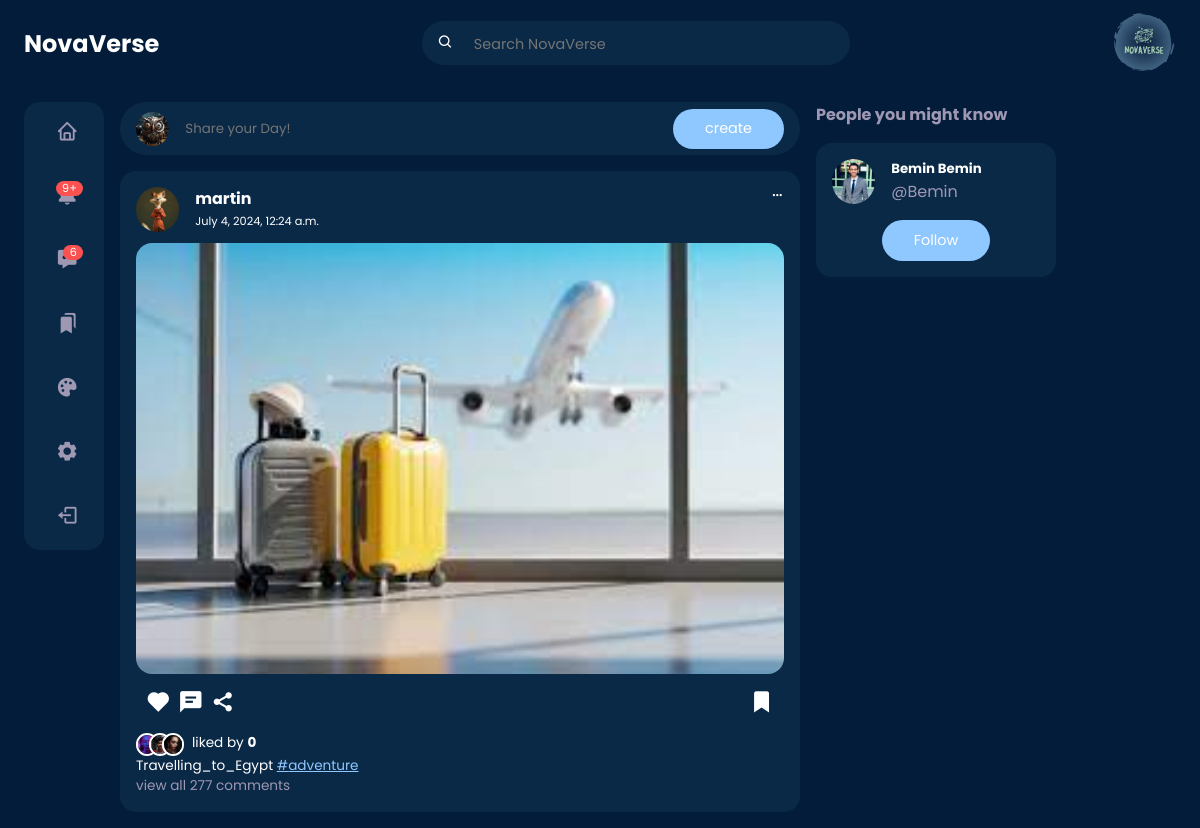
The app's page / (signed in), older data.
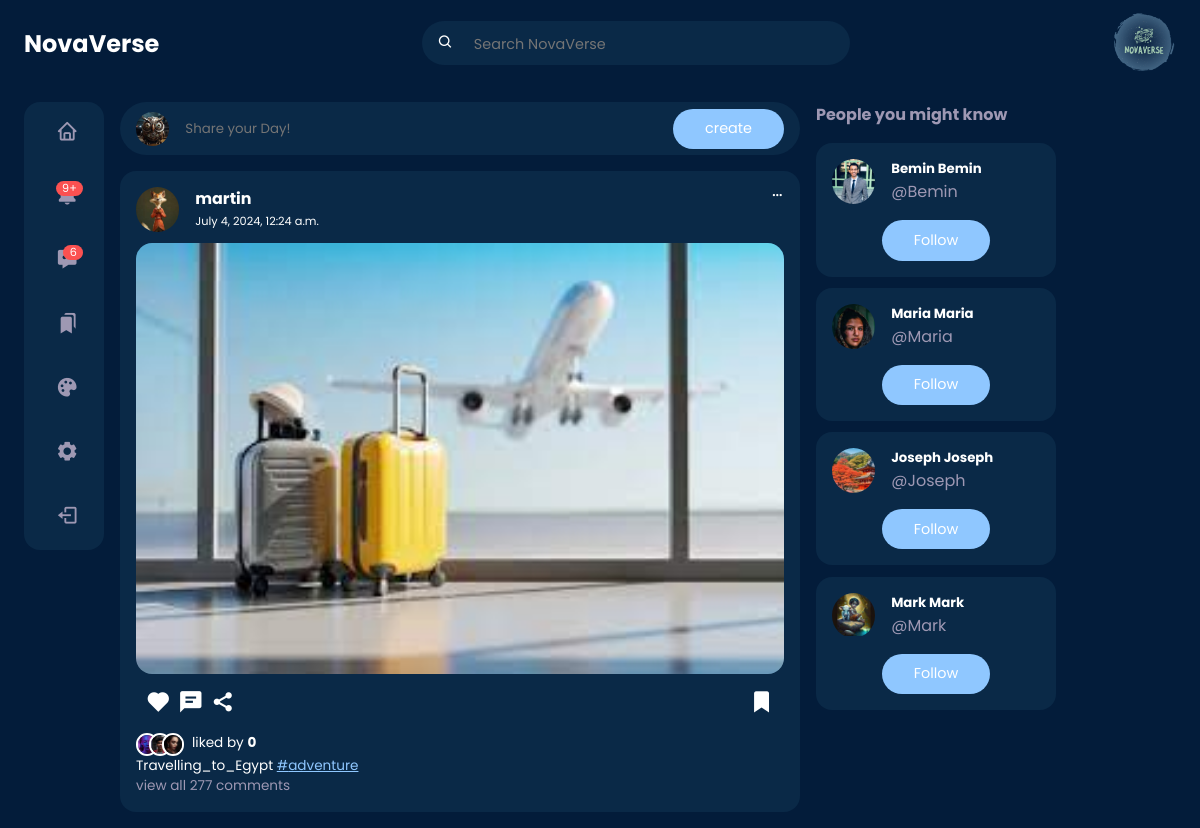
The same page, newer data.
### userauth/models.py (models this page shows, shortened)
class Profile(models.Model):
    user = models.OneToOneField(User, on_delete=models.CASCADE)
    first_name = models.CharField(max_length=100, null=True, blank=True)
    last_name = models.CharField(max_length=100, null=True, blank=True)
    location = models.CharField(max_length=100, null=True, blank=True)
    url = models.URLField(max_length=1000, null=True, blank=True)
    bio = models.TextField(max_length=200, null=True, blank=True)
    created = models.DateField(auto_now_add=True)
    picture = models.ImageField(
        upload_to=user_directory_path,
        null=True,
        blank=True,
        verbose_name="profile-Picture",
    )
    favourite = models.ManyToManyField(Post)

### post/models.py (models this page shows, shortened)
class Post(models.Model):
    id = models.UUIDField(primary_key=True, default=uuid.uuid4, editable=False)
    picture = models.ImageField(
        upload_to=user_directory_path, verbose_name="Picture", null=True
    )
    caption = models.CharField(max_length=10000, verbose_name="Caption")
    posted = models.DateTimeField(auto_now_add=True)
    tags = models.ManyToManyField(Tag, related_name="tags")
    user = models.ForeignKey(User, on_delete=models.CASCADE)
    likes = models.IntegerField(default=0)

class Tag(models.Model):
    title = models.CharField(max_length=100, verbose_name="Tag")
    slug = models.SlugField(null=False, unique=True, default=uuid.uuid1)
    class Meta:
        verbose_name = "Tag"
        verbose_name_plural = "Tags"

### post/views.py (the view)
# urls.py: 2. Add a URL to urlpatterns:  path('', views.home, name='home')
def home(request):
    user = request.user
    posts = Stream.objects.filter(user=user)
    group_ids = [post.post_id for post in posts]
    post_items = Post.objects.filter(id__in=group_ids).all().order_by("-posted")
    profile = Profile.objects.get(user=user)
    posts_with_profile = []
    for post in post_items:
        post_user_profile = Profile.objects.get(user=post.user)
        post_data = {
            "post": post,
            "user_profile": post_user_profile,
        }
        posts_with_profile.append(post_data)
    all_users = User.objects.exclude(id=user.id)
    followed_users = Follow.objects.filter(follower=user).values_list(
        "following", flat=True
    )
    unfollowed_users = all_users.exclude(id__in=followed_users)
    unfollowed_users_profiles = Profile.objects.filter(user__in=unfollowed_users)
    context = {
        "posts_with_profile": posts_with_profile,
        "profile": profile,
        "unfollowed_users_profiles": unfollowed_users_profiles,
    }
    return render(request, "home.html", context)

### templates/home.html (shortened to what this page needs)
{% load static %}
<!DOCTYPE html>
<html lang="en">
<head>
	<link rel="stylesheet" href="{% static 'style/home.css' %}">
	<link href='https://unpkg.com/boxicons@2.1.4/css/boxicons.min.css' rel='stylesheet'>
</head>
<body>
	{% include "nav.html" %}
	<main>
		<div class="container">
			<div class="left">
				{% include 'sidebar.html' %}
			</div>
			<div class="middle">
				<div class="create-post">
					<div class="profile-photo">
						<img src="{{profile.picture.url}}">
					</div>
					<input type="text" placeholder="Share your Day!" id="create-post" readonly>
					<a href="{% url 'new-post' %}"><input type="submit" class="btn btn-primary" value="create"></a>
				</div>
				<div class="feeds">
					{% for item in posts_with_profile %}
					<div class="feed">
						<div class="head">
							<div class="user">
								<div class="profile-photo">
									<img src="{{ item.user_profile.picture }}">
								</div>
								<div class="info">
									<a href="{% url 'profile' item.post.user.username %}">
										<h3>{{ item.post.user.username }}</h3>
									</a>
									<small>{{ item.post.posted }}</small>
								</div>
							</div>
							<span class="edit">
								<i class='bx bx-dots-horizontal-rounded'></i>
							</span>
						</div>
						<div class="photo">
							<a href="{% url 'post-detail' item.post.id %}"><img src="{{ item.post.picture }}"></a>
						</div>
						<div class="action-buttons">
							<div class="interaction-buttons">
								<span>
									<a href="{% url 'like' item.post.id %}" class="like-button"
										data-id="{{ item.post.id }}">
										<i id="like-icon-{{ item.post.id }}"
											class='bx bxs-heart {% if item.post.user_liked %} liked {% endif %}'></i>
									</a>
								</span>
								<span><i class='bx bxs-comment-detail'></i></span>
								<span><i class='bx bxs-share-alt'></i></span>
							</div>
							<div class="bookmark">
								<span>
									<a href="{% url 'favourite' item.post.id %}" class="favourite-button"
										data-id="{{item.post.id}}">
										<i class='bx bxs-bookmark'></i>
									</a>
								</span>
							</div>
						</div>
						<div class="liked-by">
							<span><img src="{% static 'img/profile-10.jpg' %}"></span>
							<span><img src="{% static 'img/profile-11.jpg' %}"></span>
							<span><img src="{% static 'img/profile-12.jpg' %}"></span>
							<p>liked by <b id="like-count-{{ item.post.id }}"> {{ item.post.likes }}
								</b></p>
						</div>
						<div class="caption">
							<p>
								{{item.post.caption}}
								{% for tag in item.post.tags.all %}
								<a href="{{tag.get_absolute_url}}"><span class="harsh-tag">
										#{{tag.title}}</span></a>
								{% endfor %}
							</p>
						</div>
						<div class="comment text-muted">
							view all 277 comments
						</div>
					</div>
					{% endfor %}
				</div>
			</div>
			<div class="right">
				<div class="friend-requests">
					<h4>People you might know</h4>
					{% for profile in unfollowed_users_profiles %}
					<div class="request">
						<div class="info">
							<div class="profile-photo">
								<a href="{% url 'profile' profile.user.username %}"><img src="{{ profile.picture.url }}"
										alt=""></a>
							</div>
							<div>
								<h5>{{profile.first_name}} {{profile.first_name}}</h5>
								<p class="text-muted">
									@{{profile.user.username}}
								</p>
							</div>
						</div>
						<div class="action">
							{% if not follow_status %}
							<a href="{% url 'follow' profile.user.username 1 %}" class="btn btn-primary">Follow</a>
							{% else %}
							<a href="{% url 'follow' profile.user.username 0 %}" class="btn btn-primary">Unfollow</a>
							{% endif %}
						</div>
					</div>
					{% endfor %}
				</div>
			</div>
		</div>
	</main>
</body>
</html>

### templates/nav.html
{% load static %}
<nav>
	<div class="container">
		<h2 class="logo">
			NovaVerse
		</h2>
		<div class="search-bar">
			<i class='bx bx-search'></i>
			<input type="search" placeholder="Search NovaVerse">
		</div>
		<div class="create">
			<div class="profile-photo">
				<img src="{% static 'img/Log/NovaVerse.svg' %}" alt="">
			</div>
		</div>
	</div>
</nav>

### templates/sidebar.html (shortened to what this page needs)
{% load static %}
<div class="sidebar">
	<a href="{% url 'home' %}" class="menu-item">
		<span><i class='bx bx-home'></i></span>
	</a>
	<a class="menu-item" id="notifications">
		<span><i class='bx bxs-bell'><small class="notifications-count">9+</small></i></span>
	</a>
	<a href="{% url 'messages' %}" class="menu-item" id="messages-notifications">
		<span><i class='bx bxs-message-dots'><small class="notifications-count">6</small></i></span>
	</a>
	<a href="{% url 'saved' %}" class="menu-item">
		<span><i class='bx bxs-bookmarks'></i></span>
	</a>
	<a class="menu-item" id="theme">
		<span><i class='bx bxs-palette'></i></span>
	</a>
	<a class="menu-item">
		<span><i class='bx bxs-cog'></i></span>
	</a>
	<a href="{% url 'login' %}" class="menu-item">
		<span><i class='bx bx-log-out'></i></span>
	</a>
</div>

### templates/themes.html (shortened to what this page needs)
{% load static %}

Row changes from the older to the newer data that the page shows:
added Profile: picture (picture), first_name "Maria", user.username "Maria"
added Profile: picture (picture), first_name "Joseph", user.username "Joseph"
added Profile: picture (picture), first_name "Mark", user.username "Mark"
